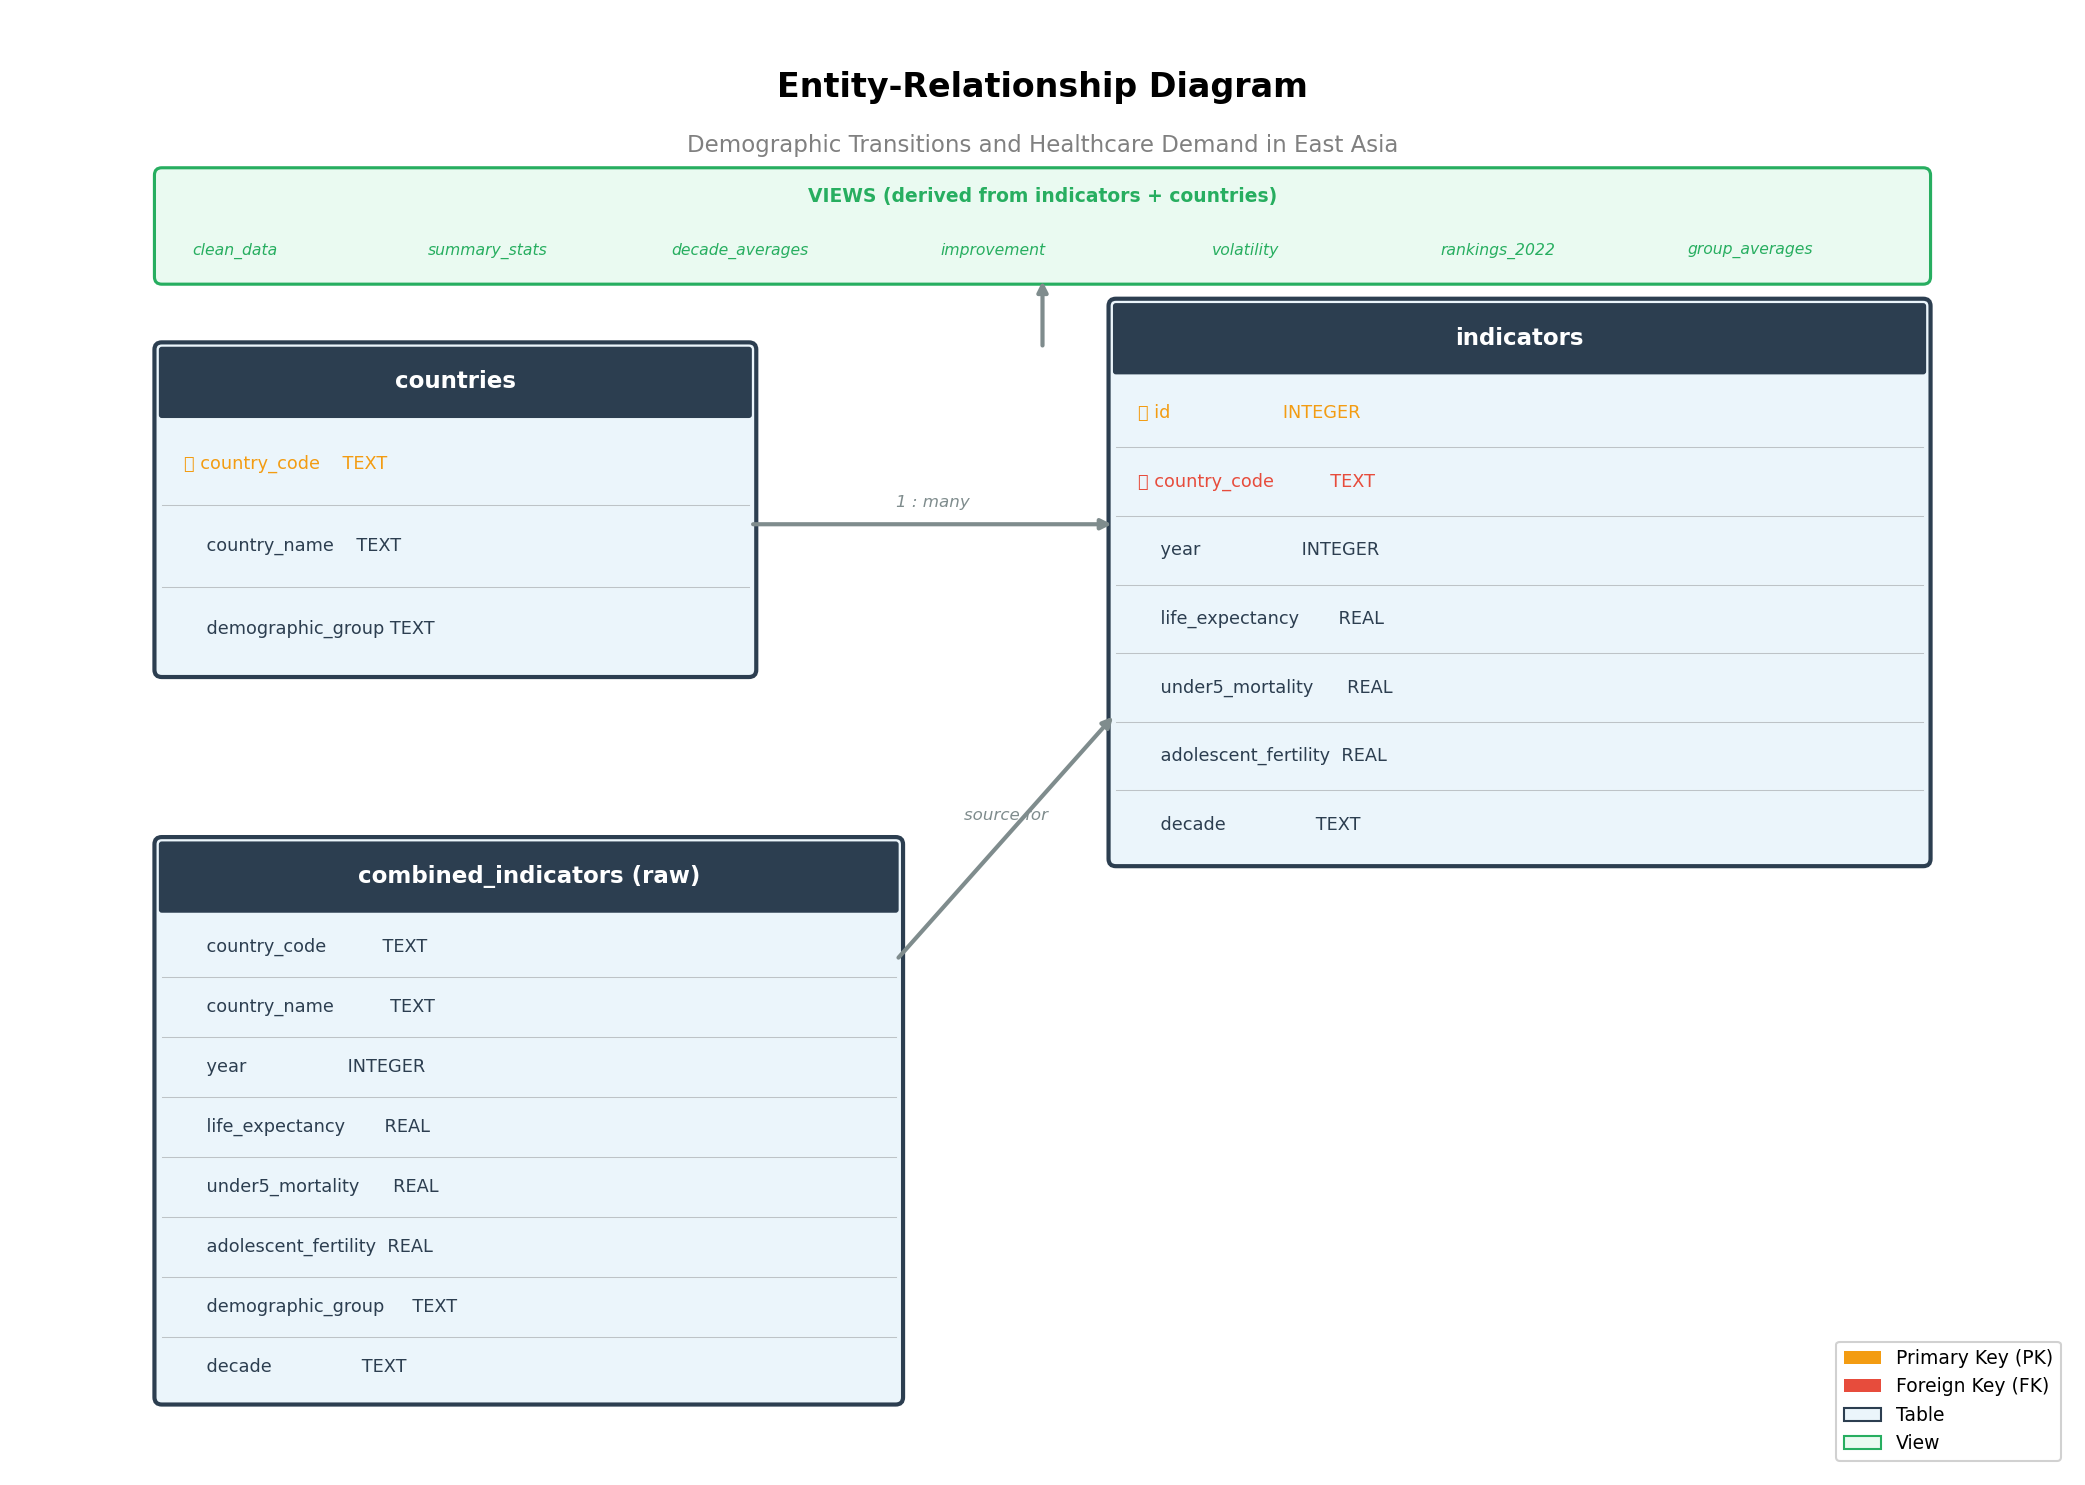

Source code (Python):
"""
er_diagram.py
-------------
Generates an Entity-Relationship diagram for the
healthcare demographics SQLite database
Saves to documentation/er_diagram.png
"""

import matplotlib.pyplot as plt
import matplotlib.patches as mpatches
from matplotlib.patches import FancyBboxPatch, FancyArrowPatch
import os

fig, ax = plt.subplots(1, 1, figsize=(14, 10))
ax.set_xlim(0, 14)
ax.set_ylim(0, 10)
ax.axis('off')

# ── TITLE ─────────────────────────────────────────────────────────────────────

ax.text(7, 9.5, 'Entity-Relationship Diagram',
        ha='center', va='center',
        fontsize=16, fontweight='bold')
ax.text(7, 9.1, 'Demographic Transitions and Healthcare Demand in East Asia',
        ha='center', va='center',
        fontsize=11, color='grey')

# ── HELPER FUNCTIONS ──────────────────────────────────────────────────────────

def draw_table(ax, x, y, width, height, title, columns, pk_cols=None, fk_cols=None):
    """Draw a database table box with columns listed inside."""
    # Table border
    rect = FancyBboxPatch(
        (x, y), width, height,
        boxstyle='round,pad=0.05',
        linewidth=2,
        edgecolor='#2C3E50',
        facecolor='#EBF5FB'
    )
    ax.add_patch(rect)

    # Title bar
    title_rect = FancyBboxPatch(
        (x, y + height - 0.45), width, 0.45,
        boxstyle='round,pad=0.02',
        linewidth=0,
        edgecolor='#2C3E50',
        facecolor='#2C3E50'
    )
    ax.add_patch(title_rect)

    # Table name
    ax.text(x + width/2, y + height - 0.22,
            title, ha='center', va='center',
            fontsize=11, fontweight='bold',
            color='white')

    # Columns
    row_height = (height - 0.5) / len(columns)
    for i, col in enumerate(columns):
        row_y = y + height - 0.5 - (i + 0.5) * row_height

        # Highlight PK in gold, FK in orange
        if pk_cols and col.split()[0] in pk_cols:
            color = '#F39C12'
            prefix = '🔑 '
        elif fk_cols and col.split()[0] in fk_cols:
            color = '#E74C3C'
            prefix = '🔗 '
        else:
            color = '#2C3E50'
            prefix = '    '

        ax.text(x + 0.15, row_y,
                prefix + col,
                ha='left', va='center',
                fontsize=8.5, color=color)

        # Row divider
        if i < len(columns) - 1:
            ax.plot([x, x + width],
                    [y + height - 0.5 - (i+1)*row_height,
                     y + height - 0.5 - (i+1)*row_height],
                    color='#BDC3C7', linewidth=0.5)

def draw_arrow(ax, x1, y1, x2, y2, label=''):
    """Draw a relationship arrow between tables."""
    ax.annotate('',
                xy=(x2, y2),
                xytext=(x1, y1),
                arrowprops=dict(
                    arrowstyle='-|>',
                    color='#7F8C8D',
                    lw=2,
                    connectionstyle='arc3,rad=0.0'
                ))
    if label:
        mid_x = (x1 + x2) / 2
        mid_y = (y1 + y2) / 2
        ax.text(mid_x, mid_y + 0.15, label,
                ha='center', va='center',
                fontsize=8, color='#7F8C8D',
                style='italic')

# ── DRAW COUNTRIES TABLE ──────────────────────────────────────────────────────

countries_cols = [
    'country_code    TEXT',
    'country_name    TEXT',
    'demographic_group TEXT'
]

draw_table(
    ax, x=1, y=5.5,
    width=4, height=2.2,
    title='countries',
    columns=countries_cols,
    pk_cols=['country_code']
)

# ── DRAW INDICATORS TABLE ─────────────────────────────────────────────────────

indicators_cols = [
    'id                    INTEGER',
    'country_code          TEXT',
    'year                  INTEGER',
    'life_expectancy       REAL',
    'under5_mortality      REAL',
    'adolescent_fertility  REAL',
    'decade                TEXT'
]

draw_table(
    ax, x=7.5, y=4.2,
    width=5.5, height=3.8,
    title='indicators',
    columns=indicators_cols,
    pk_cols=['id'],
    fk_cols=['country_code']
)

# ── DRAW COMBINED_INDICATORS TABLE ────────────────────────────────────────────

combined_cols = [
    'country_code          TEXT',
    'country_name          TEXT',
    'year                  INTEGER',
    'life_expectancy       REAL',
    'under5_mortality      REAL',
    'adolescent_fertility  REAL',
    'demographic_group     TEXT',
    'decade                TEXT'
]

draw_table(
    ax, x=1, y=0.5,
    width=5, height=3.8,
    title='combined_indicators (raw)',
    columns=combined_cols,
    pk_cols=[],
    fk_cols=[]
)

# ── DRAW ARROWS ───────────────────────────────────────────────────────────────

# countries -> indicators (one to many)
draw_arrow(ax, 5, 6.5, 7.5, 6.5, '1 : many')

# combined_indicators -> indicators (source)
draw_arrow(ax, 6, 3.5, 7.5, 5.2, 'source for')

# ── DRAW VIEWS BOX ────────────────────────────────────────────────────────────

views_rect = FancyBboxPatch(
    (1, 8.2), 12, 0.7,
    boxstyle='round,pad=0.05',
    linewidth=1.5,
    edgecolor='#27AE60',
    facecolor='#EAFAF1'
)
ax.add_patch(views_rect)

ax.text(7, 8.75, 'VIEWS (derived from indicators + countries)',
        ha='center', va='center',
        fontsize=9, fontweight='bold', color='#27AE60')

views = ['clean_data', 'summary_stats', 'decade_averages',
         'improvement', 'volatility', 'rankings_2022', 'group_averages']
for i, view in enumerate(views):
    ax.text(1.5 + i * 1.72, 8.38, view,
            ha='center', va='center',
            fontsize=7.5, color='#27AE60',
            style='italic')

# Arrow from tables to views
draw_arrow(ax, 7, 7.7, 7, 8.2, '')

# ── LEGEND ────────────────────────────────────────────────────────────────────

legend_elements = [
    mpatches.Patch(facecolor='#F39C12', label='Primary Key (PK)'),
    mpatches.Patch(facecolor='#E74C3C', label='Foreign Key (FK)'),
    mpatches.Patch(facecolor='#EBF5FB', edgecolor='#2C3E50',
                   label='Table'),
    mpatches.Patch(facecolor='#EAFAF1', edgecolor='#27AE60',
                   label='View')
]
ax.legend(handles=legend_elements,
          loc='lower right',
          fontsize=9,
          framealpha=0.9)

plt.tight_layout()
plt.savefig('documentation/er_diagram.png',
            bbox_inches='tight', dpi=150)
plt.close()
print('Saved documentation/er_diagram.png')
